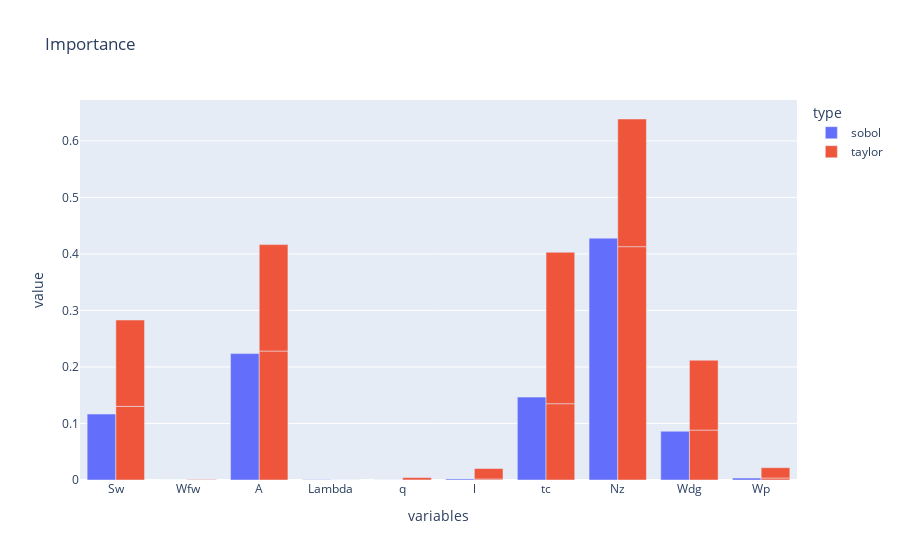

The notebook cell this image was saved under:
### Markdown cell above
24. Calculer les facteurs d’importance issus de l’approximation FORM. En appliquant le même
critère de sélection que précédemment, quelles sont les variables influentes?

### Code cell
# Importance Threshold
threshold = 0.005

# Run the FORM analysis
algo_form = ot.FORM(ot.Cobyla(), E, distribution_entrees.getMean())
algo_form.run()
result_form = algo_form.getResult()

# Compute the gradient at the design point
design_point_standard_space = result_form.getStandardSpaceDesignPoint()

# We should first transform the design point back to the physical space before evaluating the model
design_point_physical_space = distribution_entrees.getInverseIsoProbabilisticTransformation()(design_point_standard_space)


finite_difference_gradient_model = CenteredFiniteDifferenceGradient(epsilon, symbolic_function.getEvaluation())
gradient = finite_difference_gradient_model.gradient(design_point_physical_space)

# Calculate the importance factors
marginal_standard_deviations = distribution_entrees.getStandardDeviation()
importance_factors_form = []
for i in range(distribution_entrees.getDimension()):
    factor = abs(gradient[i, 0]) * marginal_standard_deviations[i]
    importance_factors_form.append(factor)
importance_factors_form = ot.Point(importance_factors_form)
importance_factors_form /= sum(importance_factors_form)

# Apply the selection criterion (importance factor > 0.5%)
important_variables = []
for i, factor in enumerate(importance_factors_form):
    if factor >= threshold:
        important_variables.append(i)

print("Important variables:", nom_sources[important_variables])


plt.title("Comparaison")
plt.bar(nom_sources, total_sobol_indices, label="Total Sobol indices", alpha=0.5)
plt.bar(nom_sources, importance_factors, label="Importance Factors", alpha=0.8)
plt.bar(nom_sources, importance_factors_form, label="Importance Variables FORM", alpha=1)
plt.legend()


df3=pd.DataFrame({})
df3["value"]=(np.array(importance_factors_form))
df3["variables"]=(nom_sources_list)
df3["type"]=(["taylor" for _ in range(len(nom_sources_list))])

df=df.append(df3)
fig = px.bar(df,x="variables", y="value",color="type", title='Importance',barmode='group')

fig.show()

### Figure 1 — Plotly figure (JSON) as saved in the notebook; plotly's stock layout.template omitted (floating-point values rounded to 4 significant figures)
{"data": [{"alignmentgroup": "True", "hovertemplate": "type=sobol<br>variables=%{x}<br>value=%{y}<extra></extra>", "legendgroup": "sobol", "marker": {"color": "#636efa", "pattern": {"shape": ""}}, "name": "sobol", "offsetgroup": "sobol", "orientation": "v", "showlegend": true, "textposition": "auto", "type": "bar", "x": ["Sw", "Wfw", "A", "Lambda", "q", "l", "tc", "Nz", "Wdg", "Wp"], "xaxis": "x", "y": [0.1166, 3.593e-06, 0.2236, 0.0005608, 9.958e-05, 0.001872, 0.1466, 0.4278, 0.08625, 0.003464], "yaxis": "y"}, {"alignmentgroup": "True", "hovertemplate": "type=taylor<br>variables=%{x}<br>value=%{y}<extra></extra>", "legendgroup": "taylor", "marker": {"color": "#EF553B", "pattern": {"shape": ""}}, "name": "taylor", "offsetgroup": "taylor", "orientation": "v", "showlegend": true, "textposition": "auto", "type": "bar", "x": ["Sw", "Wfw", "A", "Lambda", "q", "l", "tc", "Nz", "Wdg", "Wp", "Sw", "Wfw", "A", "Lambda", "q", "l", "tc", "Nz", "Wdg", "Wp"], "xaxis": "x", "y": [0.1303, 2.94e-06, 0.2282, 0, 8.251e-05, 0.001803, 0.135, 0.4128, 0.08833, 0.003516, 0.1527, 0.0008183, 0.1883, 2.985e-06, 0.004197, 0.01848, 0.2678, 0.2259, 0.1236, 0.01828], "yaxis": "y"}], "layout": {"barmode": "group", "legend": {"title": {"text": "type"}, "tracegroupgap": 0}, "title": {"text": "Importance"}, "xaxis": {"anchor": "y", "domain": [0, 1], "title": {"text": "variables"}}, "yaxis": {"anchor": "x", "domain": [0, 1], "title": {"text": "value"}}}}
